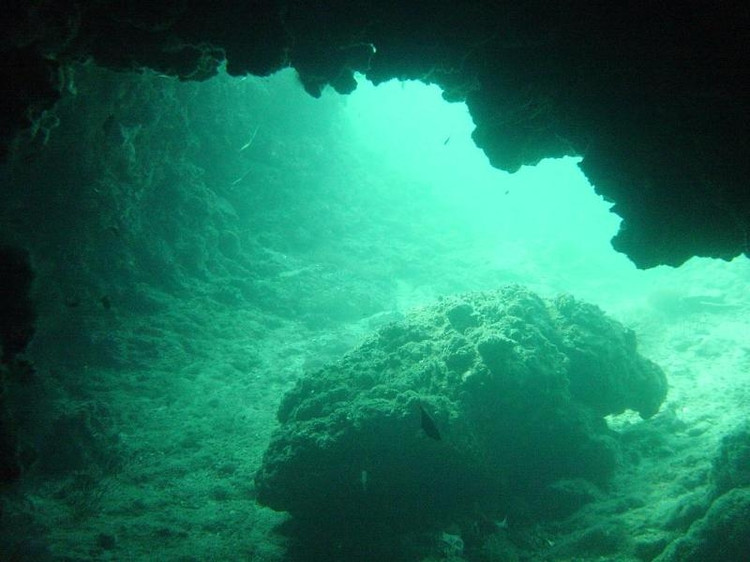
#> input picture dataset/raw-890/102_img_.png, 750 x 562 px, found by its file name; its folder holds only this picture in this run
$ python preprocessing.py
#> lines starting #> are read from the running program, lines starting #| are printed output that depends on the picture
#> further down, img is the input picture: shape (562, 750, 3); mean B, G, R 91.7, 114.3, 30.3
import cv2
import numpy as np
import os


# ============================
# Dataset Paths
# ============================

input_folder = r"C:\Users\vbhav\OneDrive\Desktop\UIE-fyp\dataset\raw-890"

output_folder = r"C:\Users\vbhav\OneDrive\Desktop\UIE-fyp\dataset\preprocessed"


if not os.path.exists(output_folder):
    os.makedirs(output_folder)


# Fixed size for CNN

WIDTH = 256
HEIGHT = 256


# ============================
# Color Correction
# Modified Gray World Algorithm
# ============================

def color_correction(img):

    img = img.astype(np.float32)


    avg_b = np.mean(img[:,:,0])
#> avg_b = 91.74
    avg_g = np.mean(img[:,:,1])
#> avg_g = 114.3
    avg_r = np.mean(img[:,:,2])
#> avg_r = 30.29


    avg = (avg_b + avg_g + avg_r) / 3
#> avg = 78.78


    # Correction strength
    # 0 = no correction
    # 1 = full correction

    strength = 0.35


    img[:,:,0] = img[:,:,0] * (
        1 + strength*((avg/avg_b)-1)
    )


    img[:,:,1] = img[:,:,1] * (
        1 + strength*((avg/avg_g)-1)
    )
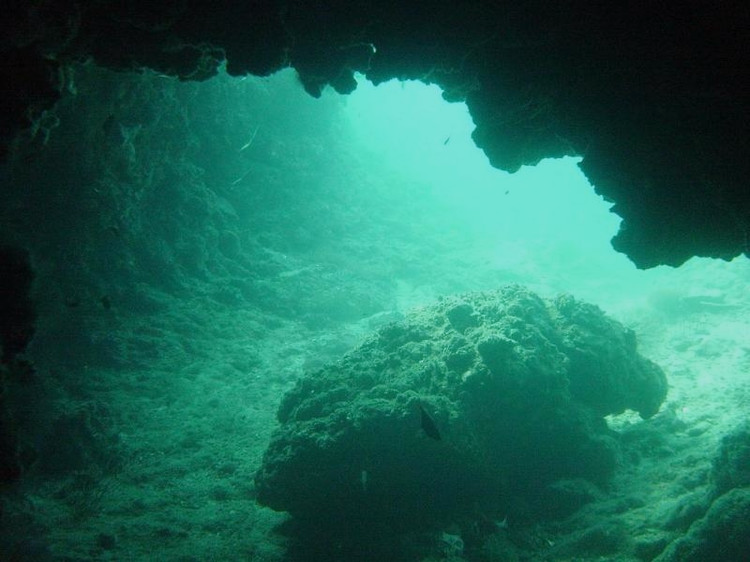
#> img: shape (562, 750, 3) float32; mean B, G, R 87.2, 101.9, 30.3


    img[:,:,2] = img[:,:,2] * (
        1 + strength*((avg/avg_r)-1)
    )
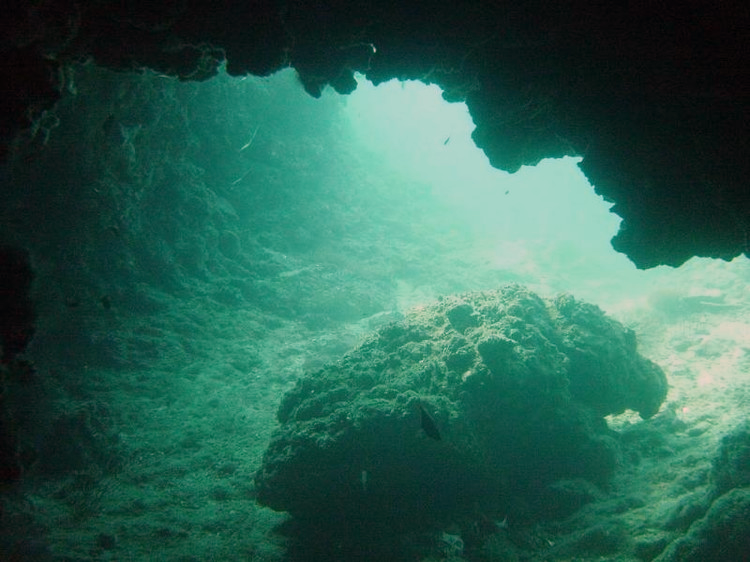
#> img: shape (562, 750, 3) float32; mean B, G, R 87.2, 101.9, 47.3; drawn with min black and max white


    img = np.clip(
        img,
        0,
        255
    )


    return img.astype(np.uint8)


# ============================
# Contrast Enhancement
# CLAHE
# ============================

def contrast_adjustment(img):


    # Convert BGR to LAB

    lab = cv2.cvtColor(
        img,
        cv2.COLOR_BGR2LAB
    )
#> lab: shape (562, 750, 3); mean of channels 0, 1, 2 96.3, 107.8, 131


    l,a,b = cv2.split(lab)
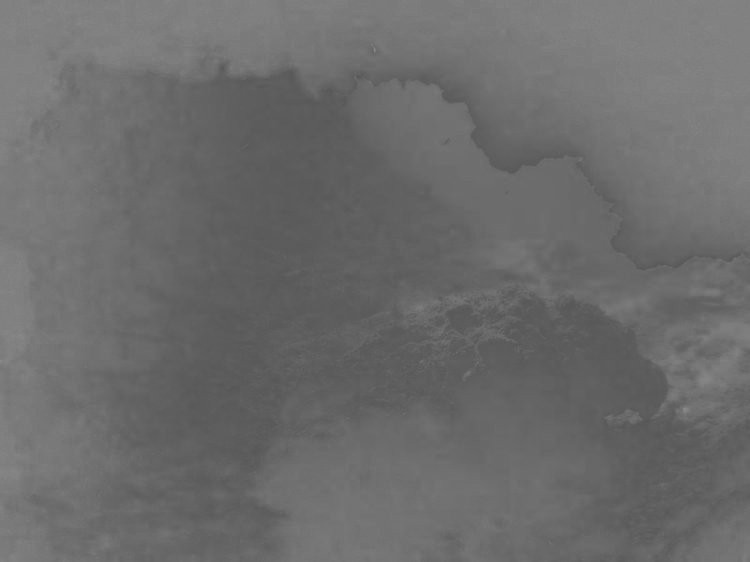
#> a: shape (562, 750); min 87, max 137, mean 107.8
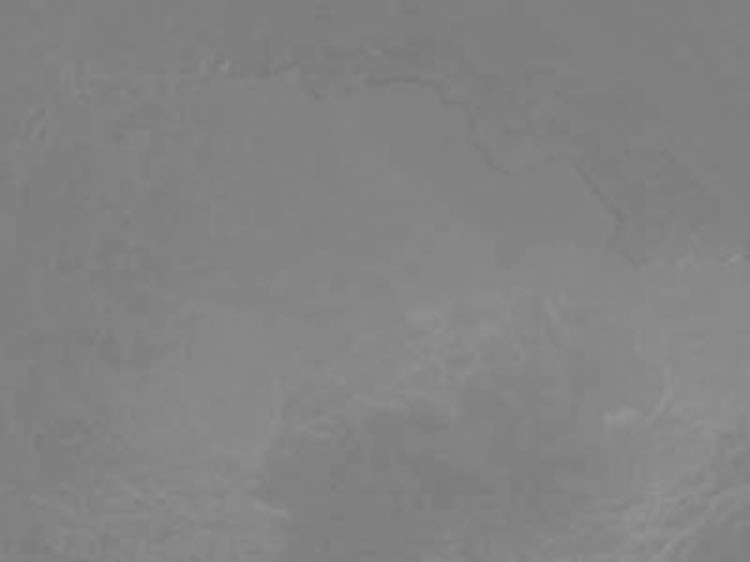
#> b: shape (562, 750); min 119, max 148, mean 131


    clahe = cv2.createCLAHE(
        clipLimit=1.5,
        tileGridSize=(16,16)
    )


    l = clahe.apply(l)
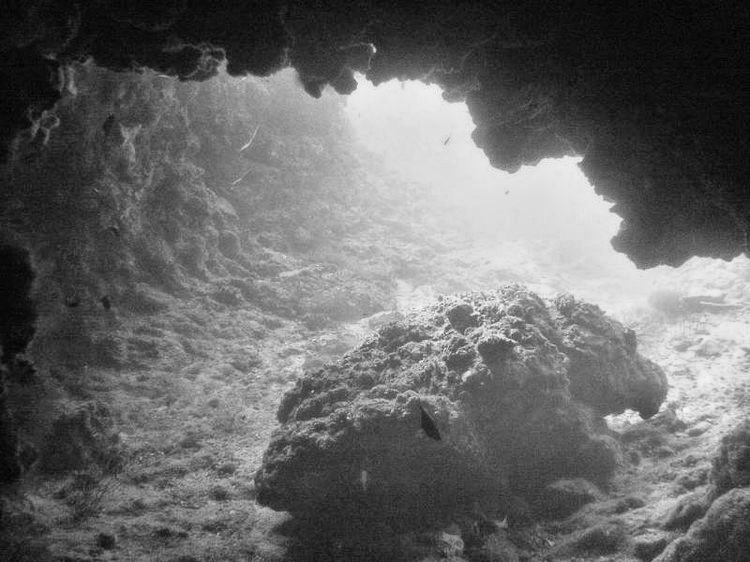
#> l: shape (562, 750); min 1, max 246, mean 103.1


    lab = cv2.merge(
        [l,a,b]
    )
#> lab: shape (562, 750, 3); mean of channels 0, 1, 2 103.1, 107.8, 131


    output = cv2.cvtColor(
        lab,
        cv2.COLOR_LAB2BGR
    )


    return output


# ============================
# Normalization
# Pixel range 0-255 → 0-1
# ============================

def normalize(img):

    return img.astype(
        np.float32
    ) / 255.0


# ============================
# Main Processing
# ============================


count = 0


for file in os.listdir(input_folder):


    if file.lower().endswith(
        (".jpg",".png",".jpeg")
    ):


        image_path = os.path.join(
            input_folder,
            file
        )


        img = cv2.imread(
            image_path
        )


        if img is None:
            continue


        original = img.copy()


        # ------------------------
        # 1. Color Correction
        # ------------------------

        img = color_correction(img)


        # ------------------------
        # 2. Contrast Adjustment
        # ------------------------

        img = contrast_adjustment(img)


        # ------------------------
        # 3. Resize with aspect ratio preservation
        # ------------------------

        def resize_with_padding(image, target_size=(256,256)):

#> called with target_size = (256, 256)
            target_w, target_h = target_size

            h,w = image.shape[:2]
#> h = 562; w = 750


            # Calculate scaling factor

            scale = min(
                target_w/w,
                target_h/h
            )
#> scale = 0.341


            new_w = int(w*scale)
#> new_w = 256
            new_h = int(h*scale)
#> new_h = 191


            # Resize maintaining ratio

            resized = cv2.resize(
                image,
                (new_w,new_h),
                interpolation=cv2.INTER_CUBIC
            )
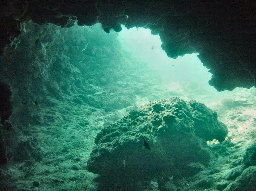
#> resized: shape (191, 256, 3); mean B, G, R 92.8, 107.7, 53.7


            # Create black canvas

            canvas = np.zeros(
                (target_h,target_w,3),
                dtype=np.uint8
            )


            # Center placement

            x_offset = (target_w-new_w)//2
#> x_offset = 0
            y_offset = (target_h-new_h)//2
#> y_offset = 32


            canvas[
                y_offset:y_offset+new_h,
                x_offset:x_offset+new_w
            ] = resized
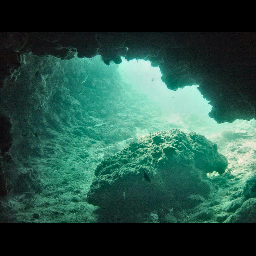
#> canvas: shape (256, 256, 3); mean B, G, R 69.3, 80.4, 40.1


            return canvas


        img = resize_with_padding(
            img,
            (WIDTH,HEIGHT)
        )


        # ------------------------
        # 4. Normalization
        # ------------------------

        img = normalize(img)


        # Convert back to uint8
        # for saving

        img_save = (
            img*255
        ).astype(np.uint8)


        save_path = os.path.join(
            output_folder,
            file
        )


        cv2.imwrite(
            save_path,
            img_save
        )


        print(
            file,
            "processed"
        )


        count += 1


print("\nTotal images processed :",count)

print("Preprocessing Completed")


# ============================
# Display sample result
# ============================

before = cv2.cvtColor(
    original,
    cv2.COLOR_BGR2RGB
)


after = cv2.cvtColor(
    img_save,
    cv2.COLOR_BGR2RGB
)


cv2.imshow(
    "Original",
    cv2.cvtColor(
        original,
        cv2.COLOR_BGR2RGB
    )
)


cv2.imshow(
    "Preprocessed",
    cv2.cvtColor(
        img_save,
        cv2.COLOR_BGR2RGB
    )
)


cv2.waitKey(0)

cv2.destroyAllWindows()

$ run again, on dataset/raw-890/136_img_.png
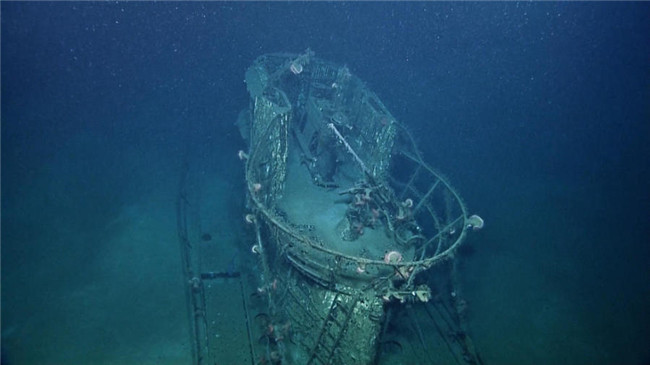
#> input picture dataset/raw-890/136_img_.png, 650 x 365 px, found by its file name
#> img is the input picture: shape (365, 650, 3); mean B, G, R 98.4, 70.4, 26.1
#> avg_b = 98.39
#> avg_g = 70.42
#> avg_r = 26.06
#> avg = 64.96
#> in contrast_adjustment, `l = clahe.apply(l)`:
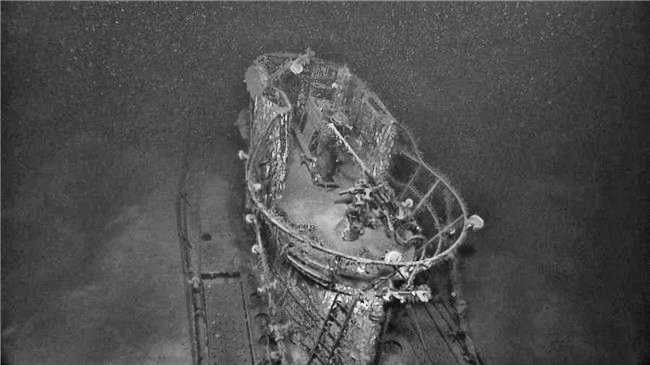
#> l: shape (365, 650); min 9, max 253, mean 79.2
#> in resize_with_padding, `canvas[ y_offset:y_offset+new_h, x_offset:x_offset+new_w ] = resized`:
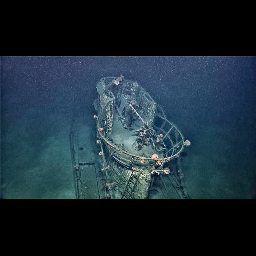
#> canvas: shape (256, 256, 3); mean B, G, R 53.1, 42.9, 27

$ run again, on dataset/raw-890/1407.png
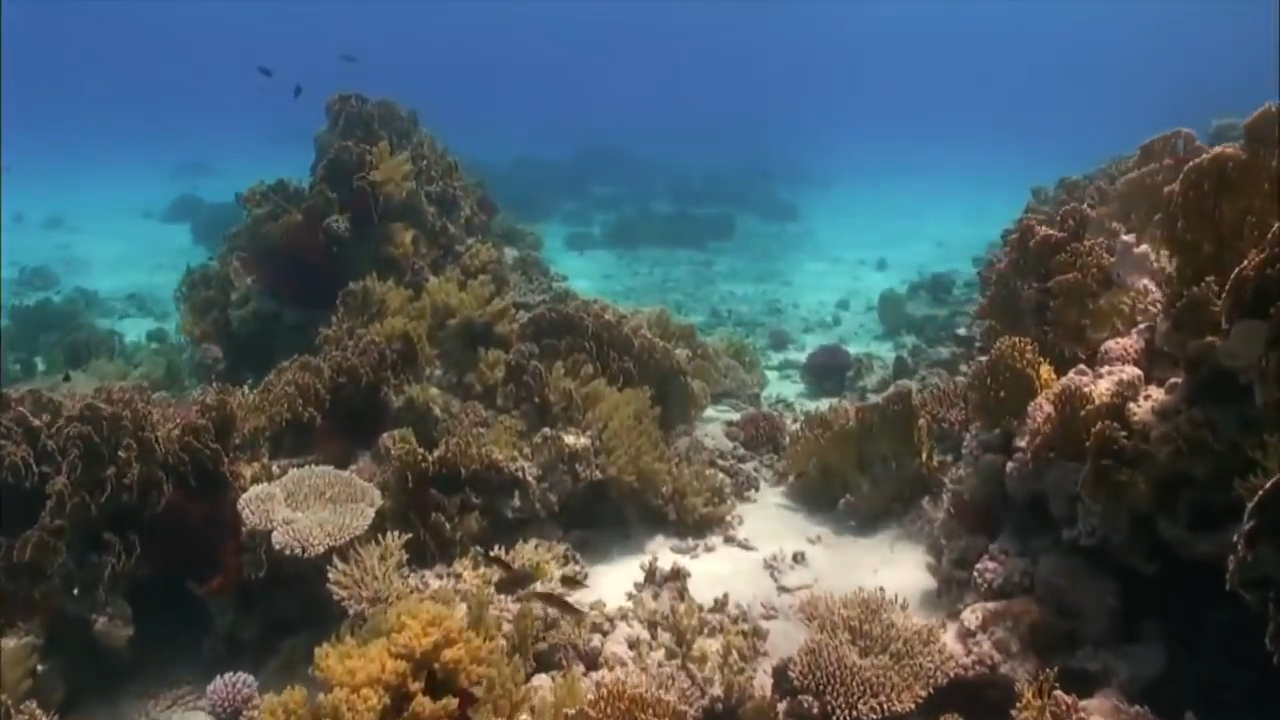
#> input picture dataset/raw-890/1407.png, 1280 x 720 px, found by its file name
#> img is the input picture: shape (720, 1280, 3); mean B, G, R 96, 89.7, 75.1
#> avg_b = 95.98
#> avg_g = 89.67
#> avg_r = 75.07
#> avg = 86.91
#> in contrast_adjustment, `l = clahe.apply(l)`:
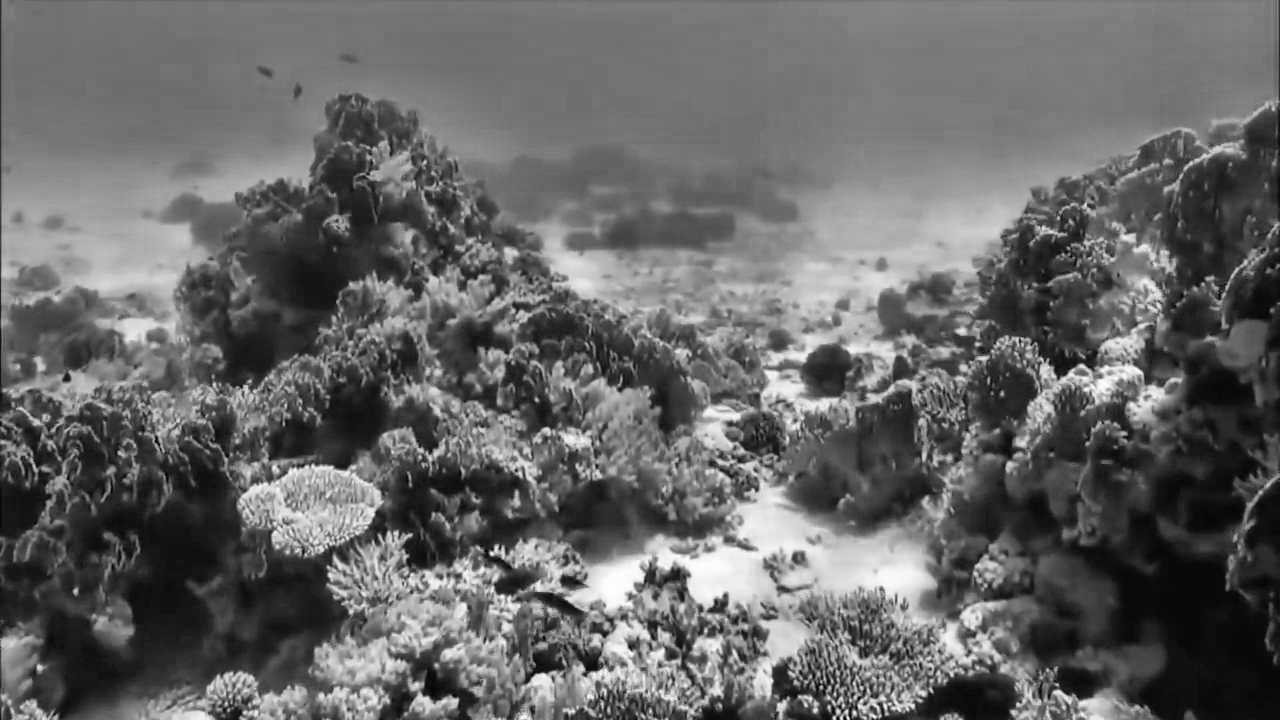
#> l: shape (720, 1280); min 4, max 254, mean 102.4
#> in resize_with_padding, `canvas[ y_offset:y_offset+new_h, x_offset:x_offset+new_w ] = resized`:
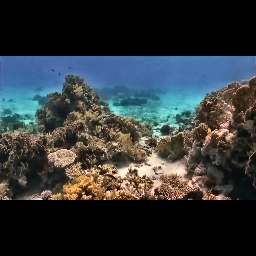
#> canvas: shape (256, 256, 3); mean B, G, R 56.8, 54.5, 49.4

$ run again, on dataset/raw-890/1491.png
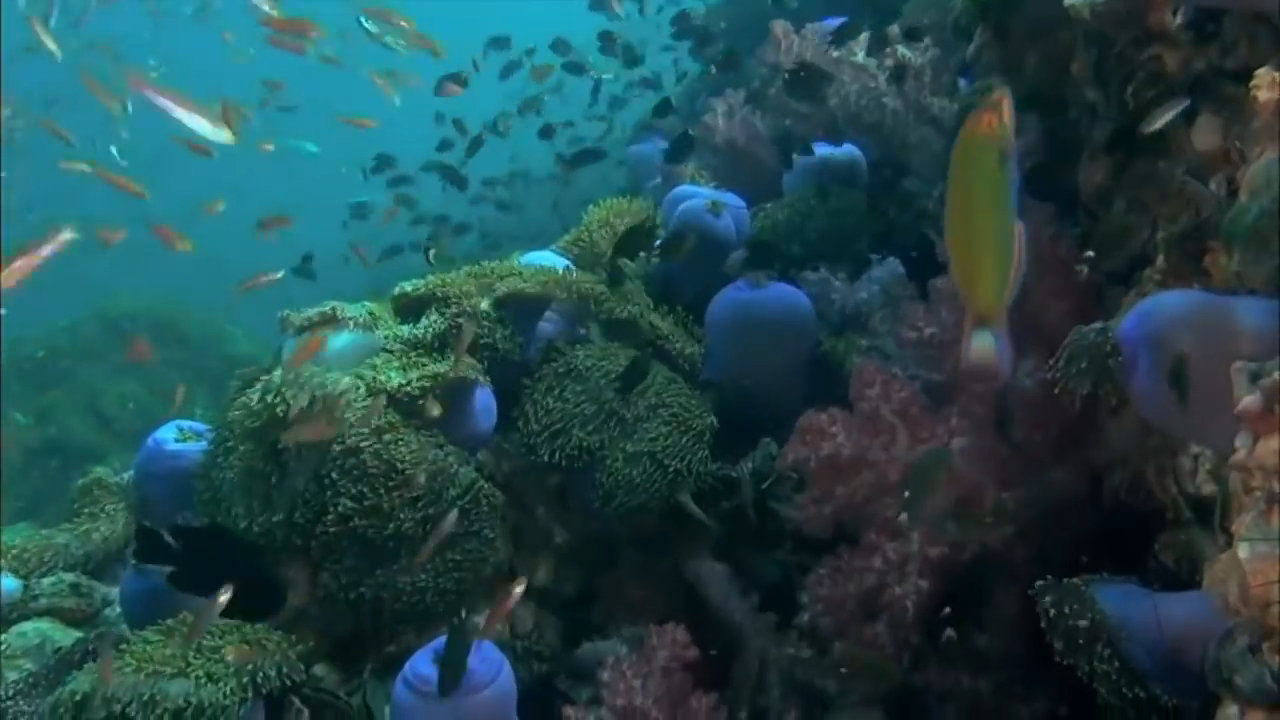
#> input picture dataset/raw-890/1491.png, 1280 x 720 px, found by its file name
#> img is the input picture: shape (720, 1280, 3); mean B, G, R 77.1, 72.8, 34.3
#> avg_b = 77.05
#> avg_g = 72.79
#> avg_r = 34.3
#> avg = 61.38
#> in resize_with_padding, `canvas[ y_offset:y_offset+new_h, x_offset:x_offset+new_w ] = resized`:
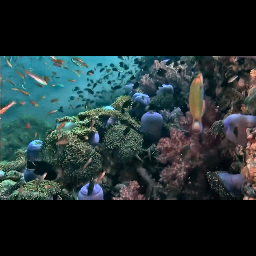
#> canvas: shape (256, 256, 3); mean B, G, R 48.5, 47, 33.2
